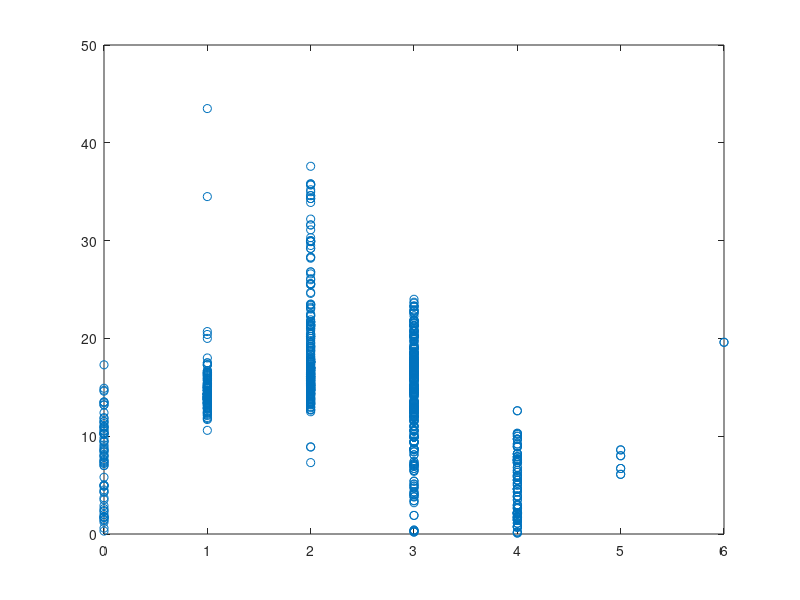
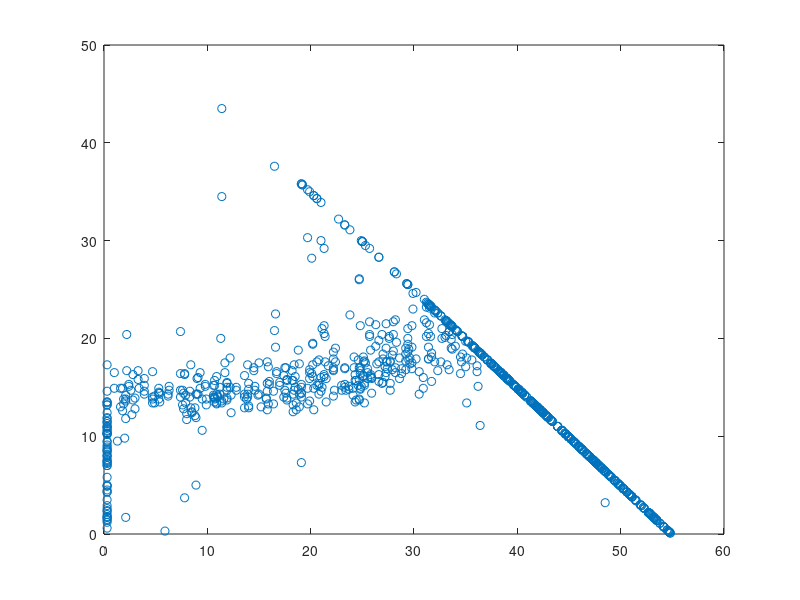
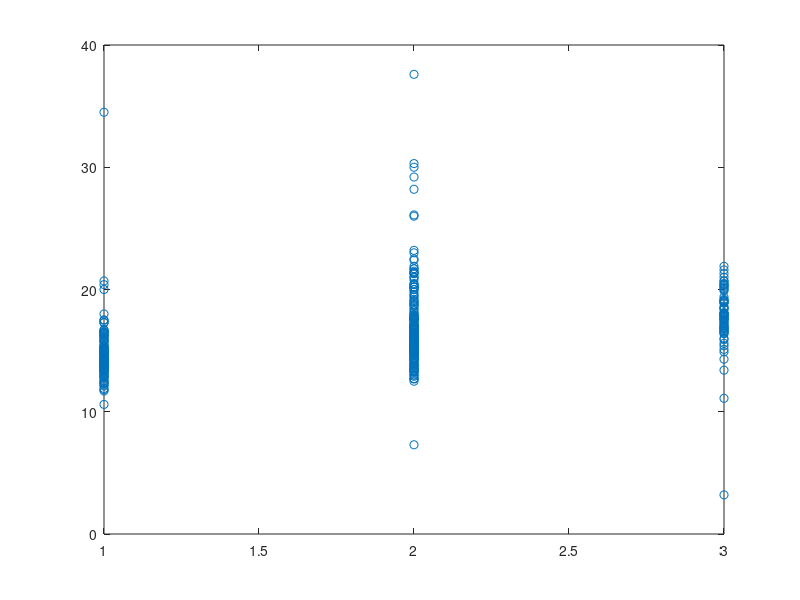
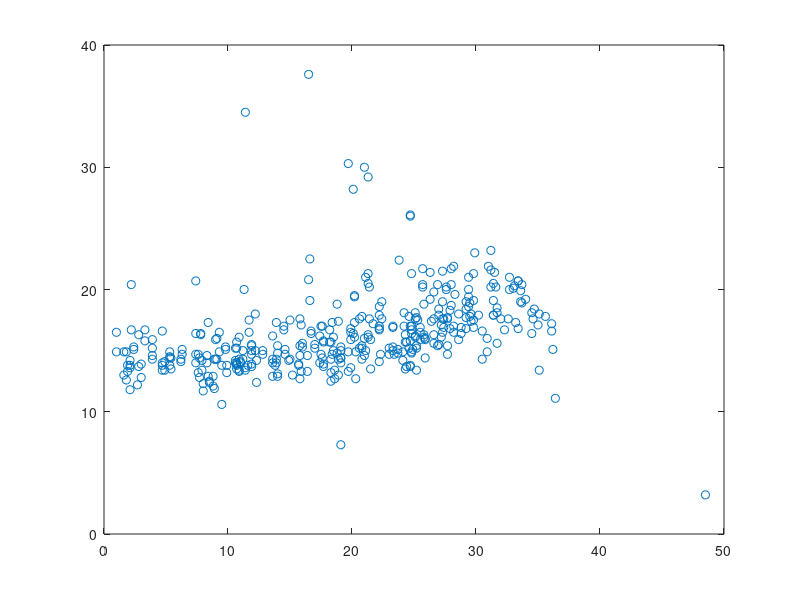

MATLAB code for these plots, in order: (Note: this script raises an error after producing the figures.)
% this codes asseses the correlation between generation and start time and
% imt and then gets IMT data for cells born before these
% correlations become significant.  It is a condensed version of
% imt_analysis_Jun25 in that it does not analyze the data further by
% generation. 
hold off
%load data
load('AT1.mat')
%load('MCF.mat')
%----------------------Process data----------------------------------------

%remove data for cells that leave frame
inframe=find(LeftFrame==0);

Generation=Generation(inframe);
Parent2=Parent2(inframe);
ID2=ID2(inframe);
CSplit=CSplit(inframe);
CStart=CStart(inframe);
CLifespan=CLifespan(inframe);
Valid=Valid(inframe);

%remove data from F cells
Tcell = find(strcmp(Valid, 'T'));

Generation=Generation(Tcell);
Parent2=Parent2(Tcell);
ID2=ID2(Tcell);
CSplit=CSplit(Tcell);
CStart=CStart(Tcell);
CLifespan=CLifespan(Tcell);
Valid=Valid(Tcell);

genzero = find(strcmp(Parent2, '0'));
Generation(genzero)=600;
Generation(Generation~=600)=NaN;
Generation(genzero)=0;



%insert missing generations
for i=0:10
    parent_ind=find(Generation==i);
    parent_ids=ID2(parent_ind);
    for j=1:length(Parent2)
        flag=find(strcmp(parent_ids,Parent2{j}));
        if isempty(flag)~=1
            Generation(j)=i+1;
        end
    end
end

%remove offspring of invalid cells

legit=find(isnan(Generation)==0);

Generation=Generation(legit);
Parent2=Parent2(legit);
ID2=ID2(legit);
CSplit=CSplit(legit);
CStart=CStart(legit);
CLifespan=CLifespan(legit);

%for MCF divide start by 60
%for AT1 divide start by 10
plot(Generation, CLifespan, 'o');
saveas(gcf,'gene');
plot(CStart./10, CLifespan, 'o');
saveas(gcf,'starte');


%segregate data for cells that did and did not reach EOE without dividing.

eoe=max(CSplit)-5;
eoe_ind=find(CSplit>=eoe);
neoe_ind=find(CSplit<eoe);


Gen=Generation(neoe_ind);
Gen_eoe=Generation(eoe_ind);

Parent=Parent2(neoe_ind);
Parent_eoe=Parent2(eoe_ind);

ID=ID2(neoe_ind);
ID_eoe=ID2(eoe_ind);

Split=CSplit(neoe_ind);
Split_eoe=CSplit(eoe_ind);

Start=CStart(neoe_ind);
Start_eoe=CStart(eoe_ind);

Lifespan=CLifespan(neoe_ind);
Lifespan_eoe=CLifespan(eoe_ind);

%remove cells from generation zero

genzero=find(Gen~=0);
genzero_eoe=find(Gen_eoe~=0);
gen=Gen(genzero);
parent=Parent(genzero);
id=ID(genzero);
split=Split(genzero);
start=Start(genzero);
imt=Lifespan(genzero);

gen_eoe=Gen_eoe(genzero_eoe);
parent_eoe=Parent_eoe(genzero_eoe);
id_eoe=ID_eoe(genzero_eoe);
split_eoe=Split_eoe(genzero_eoe);
start_eoe=Start_eoe(genzero_eoe);
imt_eoe=Lifespan_eoe(genzero_eoe);

%divide by 60 for MCF and 10 for AT1
plot(gen, imt, 'o');
saveas(gcf,'gen');
plot(start./10, imt, 'o');
saveas(gcf,'start');


%---------------------------------------------------------------------------

%compute partial correlation between imt, gen, and start time

variables=[gen start imt];
[rho, pval] = partialcorr(variables,'type','Spearman');
%[rho, pval] = partialcorr(data,'type','Pearson');

gen_sig=0;
start_sig=0;
if pval(3,1)<=.01
    gen_sig=1;
end
if pval(3,2)<=.01
    start_sig=1;
end

rho = array2table(rho, ...
    'VariableNames',{'generation','start','imt'},...
    'RowNames',{'generation','start','imt'});

disp('Partial Correlation Coefficients')
disp(rho)

pval = array2table(pval, ...
    'VariableNames',{'generation','start','imt'},...
    'RowNames',{'generation','start','imt'});

disp('P Values')
disp(pval)

%-------------------------------------------------------------------------

%---------------------------------------------------------------------------

%Organize data according to start time
%step by 6 for MCF and 1 for AT1

start_time=(min(start)+1:1:max(start));
%start_time=(min(start)+6:6:max(start));

%------------------------------------------------------------------------
% This part of the code finds the last time when the proportion of cells 
% that reach the end of the experiment without dividing is small (cutoff2)

 c1=zeros(length(start_time),1);
 c2=zeros(length(start_time),1);
        for i=1:length(start_time)
            c1(i)=sum(start<=start_time(i));
            c2(i)=sum(start_eoe<=start_time(i));
        end
   %for each start time get proportion of cells born before that time 
   %that reach the end of the experiment without dividing.     
   p_eoe=c2./(c1+c2);
 
  cutoff2=find(p_eoe<=.03, 1, 'last');
 
if isempty(cutoff2)~=1 
    cutoff2=start_time(cutoff2);
    cut2=find(start<=cutoff2);
   
    start_b=start(cut2);
    imt_b=imt(cut2);
    else
        imt_b=[];
end

%We find the last time that the birthtime and lifetime are not
%significantly correlated (cutoff1).  We only consider cells born before
%cutoff2.
if isempty(imt_b)~=1
    % for AT1
    start_time=(min(start_b)+1:1:cutoff2);
    %  for MCF
    %start_time=(min(start_b)+6:6:cutoff2);
    Pvals=zeros(length(start_time),1);
    Corrcoeffs=zeros(length(start_time),1);
for i=1:length(start_time)
    ind_i=find(start_b<=start_time(i));
    imt_i=imt_b(ind_i);
    start_i=start_b(ind_i);
    if length(imt_i)>2
        
    data_mean=[start_i imt_i];

    [Rm,Pm]=corr(start_i,imt_i,'type','Spearman');
    Pvals(i)=Pm;
    Corrcoeffs(i)=Rm;
    
    RHO = array2table([Rm, Pm], ...
    'VariableNames',{'rho','pval'});
    disp('Correlation between IMT and start time')
    disp(RHO)
   
    end
    
end
cutoff1=find(Pvals>=.01,1,'last');
cutoff1=start_time(cutoff1);
cut1=find(start_b<=cutoff1);
   
    start_b=start_b(cut1);
    imt_b=imt_b(cut1);

end
%for MCF divide start by 60
%for AT1 divide start by 10
plot(start(start<=cutoff1)/10,imt(start<=cutoff1),'bo', 'MarkerSize', 10);
hold on
plot(start(start>cutoff1)/10,imt(start>cutoff1),'x', 'MarkerSize', 10, 'Color',[.5,.5,.5]);
plot(start_eoe(start_eoe<=cutoff1)/10,imt_eoe(start_eoe<=cutoff1),'g+', 'MarkerSize', 10);
plot(start_eoe(start_eoe>cutoff1)/10,imt_eoe(start_eoe>cutoff1),'x', 'MarkerSize', 10, 'Color',[.5,.5,.5]);
xlabel('Birth Time (h)','FontSize', 20);
ylabel('IMT (h)','FontSize', 20);
set(gca,'FontSize',20);
